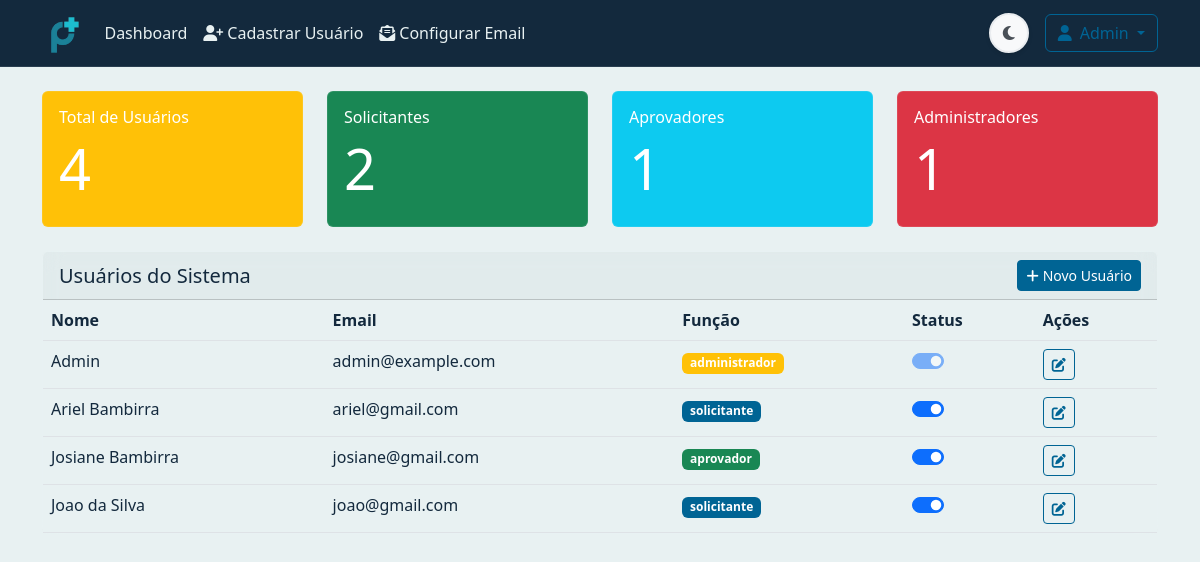
Screenshot of /admin_dashboard (signed in) with the database file from the repository.
### models.py (models this page shows, shortened)
class User(UserMixin, db.Model):
    id = db.Column(db.Integer, primary_key=True)
    name = db.Column(db.String(100), nullable=False)
    email = db.Column(db.String(120), unique=True, nullable=False)
    password = db.Column(db.String(200), nullable=False)
    contact = db.Column(db.String(20))
    role = db.Column(db.String(20), nullable=False)  # 'administrador', 'aprovador', 'solicitante'
    is_active = db.Column(db.Boolean, default=True)
    budgets_requested = db.relationship('Budget', backref='solicitante', lazy=True, foreign_keys='Budget.solicitante_id')
    budgets_approved = db.relationship('Budget', backref='aprovador', lazy=True, foreign_keys='Budget.aprovador_id')

### routes.py (the view)
@app.route('/admin_dashboard')
@login_required
def admin_dashboard():
    if current_user.role != 'administrador':
        flash('Acesso negado. Você não tem permissão para acessar esta página.', 'danger')
        return redirect(url_for('dashboard'))
    users = User.query.all()
    total_users = len(users)
    solicitantes = sum(1 for u in users if u.role == 'solicitante')
    aprovadores = sum(1 for u in users if u.role == 'aprovador')
    administradores = sum(1 for u in users if u.role == 'administrador')
    budgets = Budget.query.all()
    user_pendente = sum(1 for b in budgets if b.solicitante_id == current_user.id and b.status == 'pendente')
    user_aprovado = sum(1 for b in budgets if b.solicitante_id == current_user.id and b.status == 'aprovado')
    user_rejeitado = sum(1 for b in budgets if b.solicitante_id == current_user.id and b.status == 'rejeitado')
    return render_template('admin_dashboard.html',
                         budgets=budgets,
                         users=users,
                         total_users=total_users,
                         solicitantes=solicitantes,
                         aprovadores=aprovadores,
                         administradores=administradores,
                         user_pendente=user_pendente,
                         user_aprovado=user_aprovado,
                         user_rejeitado=user_rejeitado)

### app.py (called while the page is built)
def create_app():
    app = Flask(__name__)
    app.config.from_object(Config)
    if not os.path.exists(app.config['UPLOAD_FOLDER']):
        os.makedirs(app.config['UPLOAD_FOLDER'])
    db.init_app(app)
    login_manager.init_app(app)
    mail.init_app(app)
    migrate.init_app(app, db)
    csrf.init_app(app)
    login_manager.login_view = 'login'
    @login_manager.user_loader
    def load_user(user_id):
        from models import User
        return User.query.get(int(user_id))
    return app

### templates/admin_dashboard.html (shortened to what this page needs)
{% extends "base.html" %}
{% block content %}
<div class="container py-4">
    <div class="row mb-4">
        <div class="col-md-3">
            <div class="card h-100" style="background-color: #ffc107;">
                <div class="card-body text-white">
                    <h6 class="card-title">Total de Usuários</h6>
                    <h2 class="display-4">{{ total_users }}</h2>
                </div>
            </div>
        </div>
        <div class="col-md-3">
            <div class="card h-100" style="background-color: #198754;">
                <div class="card-body text-white">
                    <h6 class="card-title">Solicitantes</h6>
                    <h2 class="display-4">{{ solicitantes }}</h2>
                </div>
            </div>
        </div>
        <div class="col-md-3">
            <div class="card h-100" style="background-color: #0dcaf0;">
                <div class="card-body text-white">
                    <h6 class="card-title">Aprovadores</h6>
                    <h2 class="display-4">{{ aprovadores }}</h2>
                </div>
            </div>
        </div>
        <div class="col-md-3">
            <div class="card h-100" style="background-color: #dc3545;">
                <div class="card-body text-white">
                    <h6 class="card-title">Administradores</h6>
                    <h2 class="display-4">{{ administradores }}</h2>
                </div>
            </div>
        </div>
    </div>
    <div class="card">
        <div class="card-header d-flex justify-content-between align-items-center">
            <h5 class="mb-0">Usuários do Sistema</h5>
            <a href="{{ url_for('register') }}" class="btn btn-primary btn-sm">
                <i class="fas fa-plus me-1"></i>Novo Usuário
            </a>
        </div>
        <div class="card-body p-0">
            <div class="table-responsive">
                <table class="table table-hover mb-0">
                    <thead>
                        <tr>
                            <th>Nome</th>
                            <th>Email</th>
                            <th>Função</th>
                            <th>Status</th>
                            <th>Ações</th>
                        </tr>
                    </thead>
                    <tbody>
                        {% for user in users %}
                        <tr>
                            <td>{{ user.name }}</td>
                            <td>{{ user.email }}</td>
                            <td>
                                <span class="badge {% if user.role == 'solicitante' %}bg-primary{% elif user.role == 'aprovador' %}bg-success{% else %}bg-warning{% endif %}">
                                    {{ user.role }}
                                </span>
                            </td>
                            <td>
                                <div class="form-check form-switch">
                                    <input class="form-check-input" type="checkbox"
                                           {% if user.is_active %}checked{% endif %}
                                           onchange="toggleUserStatus({{ user.id }})"
                                           {% if user.id == current_user.id %}disabled{% endif %}>
                                </div>
                            </td>
                            <td>
                                <button class="btn btn-sm btn-outline-primary" onclick="editUser({{ user.id }})" title="Editar">
                                    <i class="fas fa-edit"></i>
                                </button>
                            </td>
                        </tr>
                        {% endfor %}
                    </tbody>
                </table>
            </div>
        </div>
    </div>
</div>
{% endblock %}

### templates/base.html (shortened to what this page needs)
<!DOCTYPE html>
<html lang="pt-BR" data-bs-theme="light">
<head>
    <link href="https://cdn.jsdelivr.net/npm/bootstrap@5.3.0/dist/css/bootstrap.min.css" rel="stylesheet">
    <link href="https://cdnjs.cloudflare.com/ajax/libs/font-awesome/6.4.0/css/all.min.css" rel="stylesheet">
</head>
<body>
    <div class="toast-container position-fixed top-0 end-0 p-3">
    </div>
    <div class="content-wrapper">
        {% if not request.endpoint == 'login' and not request.endpoint == 'reset_password_request' and not request.endpoint == 'reset_password' %}
        <nav class="navbar navbar-expand-lg navbar-light bg-light">
            <div class="container">
                <a class="navbar-brand" href="{{ url_for('dashboard') }}">
                    <img src="{{ url_for('static', filename='img/logo-planeje.png') }}" alt="Logo" height="40">
                </a>
                <div class="collapse navbar-collapse" id="navbarNav">
                    {% if current_user.is_authenticated %}
                    <ul class="navbar-nav me-auto">
                        <li class="nav-item">
                            <a class="nav-link {% if request.endpoint == 'dashboard' %}active{% endif %}" href="{{ url_for('dashboard') }}">Dashboard</a>
                        </li>
                        {% if current_user.role == 'administrador' %}
                        <li class="nav-item">
                            <a class="nav-link {% if request.endpoint == 'register' %}active{% endif %}" href="{{ url_for('register') }}">
                                <i class="fas fa-user-plus me-1"></i>Cadastrar Usuário
                            </a>
                        </li>
                        <li class="nav-item">
                            <a class="nav-link {% if request.endpoint == 'email_config' %}active{% endif %}" href="{{ url_for('email_config') }}">
                                <i class="fas fa-envelope-open-text me-1"></i>Configurar Email
                            </a>
                        </li>
                        {% endif %}
                    </ul>
                    <div class="d-flex align-items-center">
                        <div class="theme-toggle position-relative me-3" onclick="toggleTheme()" data-tooltip="Alternar tema claro/escuro">
                            <i class="fas fa-moon"></i>
                        </div>
                        <div class="dropdown">
                            <button class="btn btn-outline-primary dropdown-toggle" type="button" data-bs-toggle="dropdown">
                                <i class="fas fa-user me-2"></i>{{ current_user.name }}
                            </button>
                        </div>
                    </div>
                    {% endif %}
                </div>
            </div>
        </nav>
        {% endif %}
        {% block content %}{% endblock %}
    </div>
</body>
</html>

### templates/base.html (style rules this page uses)
:root { --color-dark: #13293d; --color-primary: #006494; --color-secondary: #247ba0; --color-accent: #1b98e0; --color-light: #e8f1f2; --bs-primary: var(--color-primary); --bs-primary-rgb: 0, 100, 148; --bs-secondary: var(--color-secondary); --bs-secondary-rgb: 36, 123, 160; --bs-body-color: var(--color-dark); --bs-body-bg: var(--color-light); --bs-link-color: var(--color-accent); --bs-link-hover-color: var(--color-secondary); --transition-speed: 0.3s; }
.btn-primary { background-color: var(--color-primary); border-color: var(--color-primary); }
.btn-outline-primary { color: var(--color-primary); border-color: var(--color-primary); }
.navbar { background-color: var(--color-dark) !important; border-bottom: 1px solid rgba(232, 241, 242, 0.1); }
.navbar-light .navbar-nav .nav-link { color: var(--color-light) !important; }
.card { background-color: rgba(232, 241, 242, 0.05); border: 1px solid rgba(232, 241, 242, 0.1); backdrop-filter: blur(10px); }
body { font-family: 'Segoe UI', system-ui, -apple-system, sans-serif; transition: background-color var(--transition-speed), color var(--transition-speed); }
.content-wrapper { flex: 1 0 auto; display: flex; flex-direction: column; }
.theme-toggle { cursor: pointer; padding: 8px; width: 40px; height: 40px; border-radius: 50%; transition: all 0.3s cubic-bezier(0.4, 0, 0.2, 1); display: flex; align-items: center; justify-content: center; border: 2px solid transparent; box-shadow: 0 2px 4px rgba(0, 0, 0, 0.1); }
.theme-toggle i { font-size: 1rem; transition: transform 0.5s cubic-bezier(0.4, 0, 0.2, 1); }
.navbar-light .theme-toggle { background-color: #f8f9fa; color: #495057; border-color: #e9ecef; }
.theme-toggle::after { content: attr(data-tooltip); position: absolute; bottom: -40px; left: 50%; transform: translateX(-50%); padding: 6px 12px; background-color: rgba(0, 0, 0, 0.8); color: white; border-radius: 4px; font-size: 0.8rem; opacity: 0; visibility: hidden; transition: all 0.3s ease; white-space: nowrap; z-index: 1000; }

### rows the page displays
User: name "Admin", email "admin@example.com", role "administrador", is_active "☑"
User: name "Ariel Bambirra", email "ariel@gmail.com", role "solicitante", is_active "☑"
User: name "Josiane Bambirra", email "josiane@gmail.com", role "aprovador", is_active "☑"
User: name "Joao da Silva", email "joao@gmail.com", role "solicitante", is_active "☑"

### other values shown
{{ total_users }} "4"
{{ solicitantes }} "2"
{{ aprovadores }} "1"
{{ administradores }} "1"
